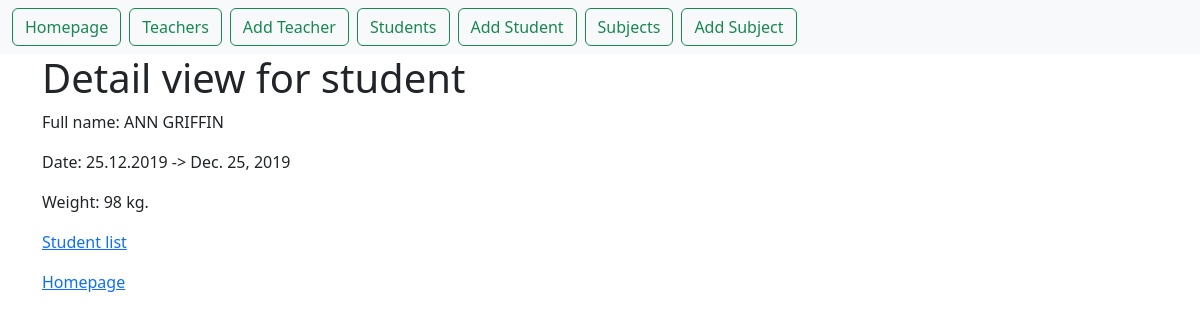
Before: /first_app/student_detail/44 with the older database file.
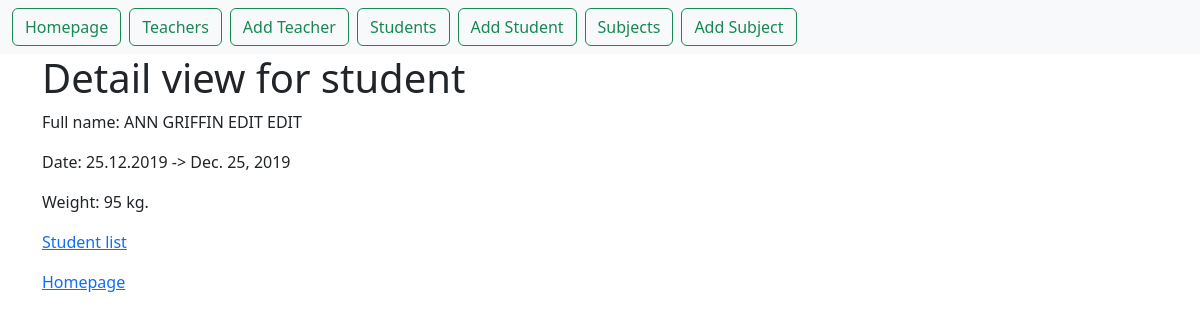
After: the same page with the newer database file.
### first_app/models.py (models this page shows)
class Student(models.Model): # klass mis loob tabeli
    name = models.CharField(max_length=100)  # väli välja tüüp ja pikkus
    birth_of_date = models.DateField(null=True, blank=True) # võib olla tühi
    weight = models.IntegerField() # väli kaal, integer tüüpi

### first_app/views.py (the view)
# urls.py: path("student_detail/<int:pk>", views.StudentDetailView.as_view(), name="student_detail"),
class StudentDetailView(DetailView):
    model = Student

### first_app/templates/first_app/student_detail.html
{% extends "base.html" %}
{% block content %}
    <h1>Detail view for student</h1>
    <div>
        <p>Full name: {{ student.name|upper }}</p>
        <p>Date: {{ student.birth_of_date|date:"d.m.Y" }} -> {{ student.birth_of_date }}</p>
        <p>Weight: {{ student.weight }} kg.</p>
    </div>
    <p><a href="/first_app/student_list">Student list</a></p>
    <p><a href="{% url 'first_app:home' %}">Homepage</a></p>
{% endblock %}

Changed rows visible on the page:
changed Student: name "ANN GRIFFIN" → "ANN GRIFFIN EDIT EDIT"; weight "98" → "95"
